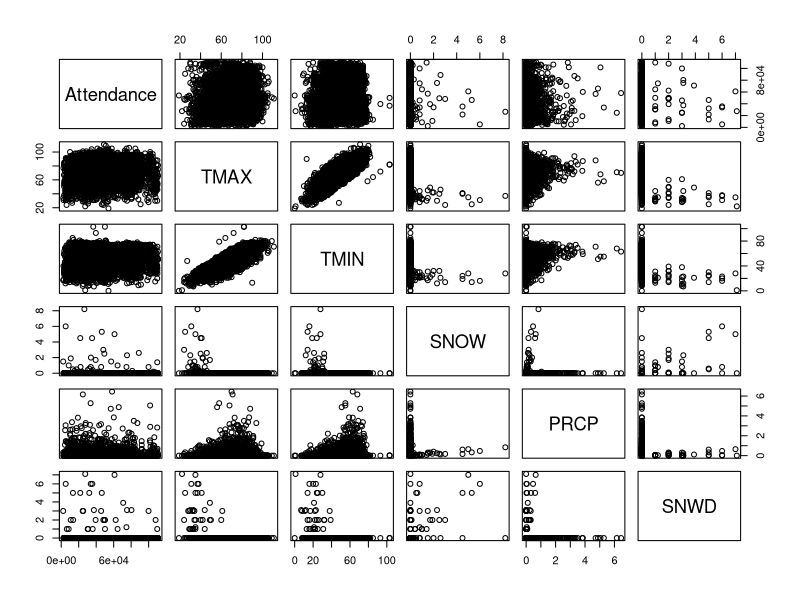
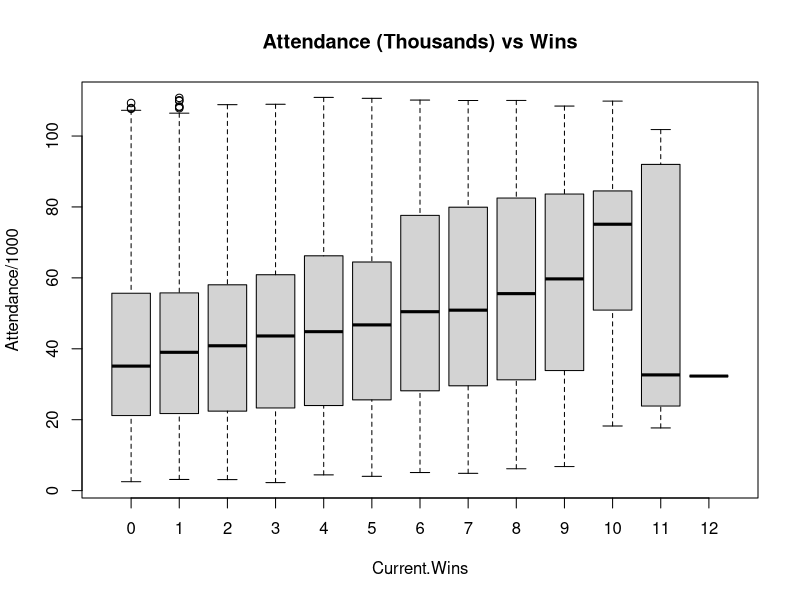
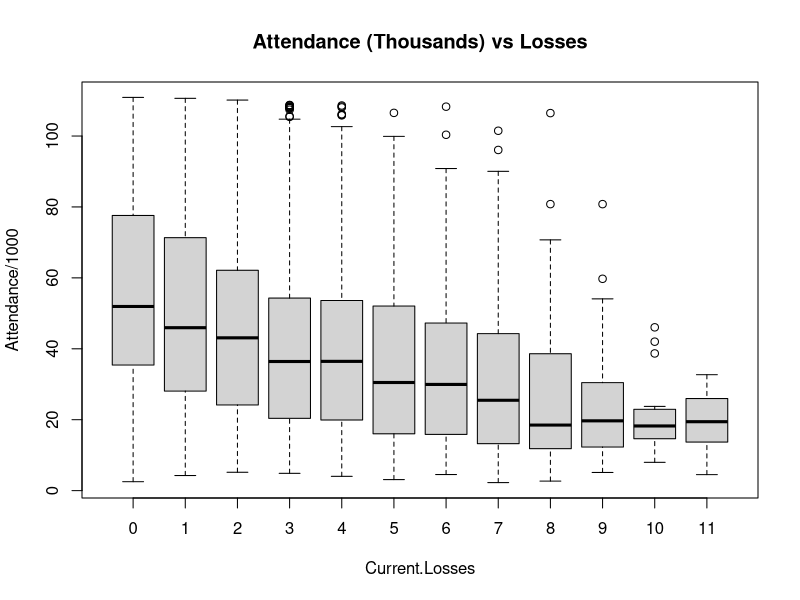
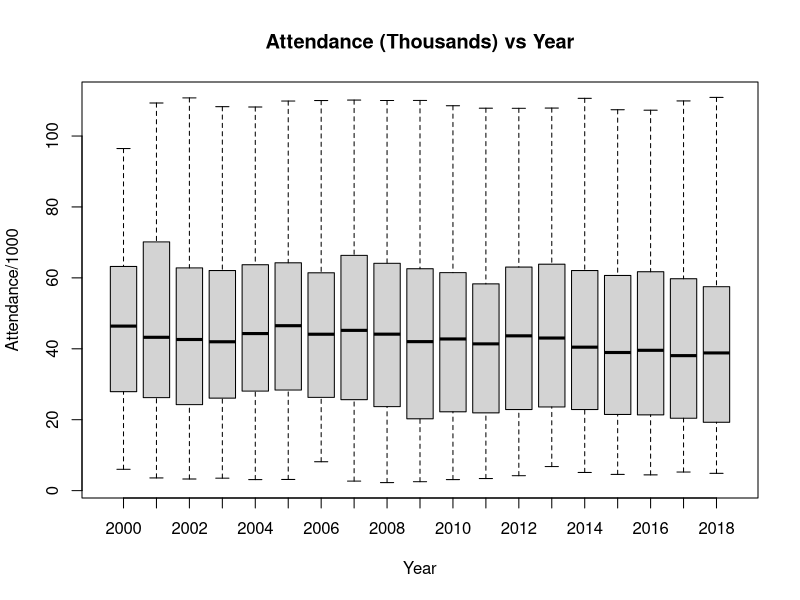

Here is the R script that generated these plots, in order:
## ---- chunk 1
# General set-up for the report.
# I find this useful, but you may improve upon, ignore, or remove
#  (possibly at your own peril).
# Tasks accomplished:
# Don't print out code
# Save results so that code blocks aren't re-run unless code
# changes (cache), _or_ a relevant earlier code block changed (autodep),
# don't clutter R output with messages or warnings (message, warning)
library(MASS)
library(knitr)
library(tidyverse)
library(dplyr)
library(ggthemes)
library(gridExtra)
opts_chunk$set(echo=FALSE,
               cache=TRUE, autodep=TRUE,
               message=FALSE, warning=FALSE)
# Turn off meaningless clutter in summary() output
options(show.signif.stars=FALSE)
## ---- chunk 2
attendance.data = read.csv("CFBeattendance.csv")
newtime = str_split(attendance.data$Time, ":")
## ---- chunk 3
pairs(Attendance~TMAX+TMIN+SNOW+PRCP+SNWD, data=attendance.data)#weather
## ---- chunk 4
boxplot(Attendance/1000~Current.Wins,data=attendance.data,
        main = "Attendance (Thousands) vs Wins")
boxplot(Attendance/1000~Current.Losses,data=attendance.data,
        main = "Attendance (Thousands) vs Losses")
boxplot(Attendance/1000~Year, notch=FALSE, varwidth=FALSE, data=attendance.data,
        main = "Attendance (Thousands) vs Year")
